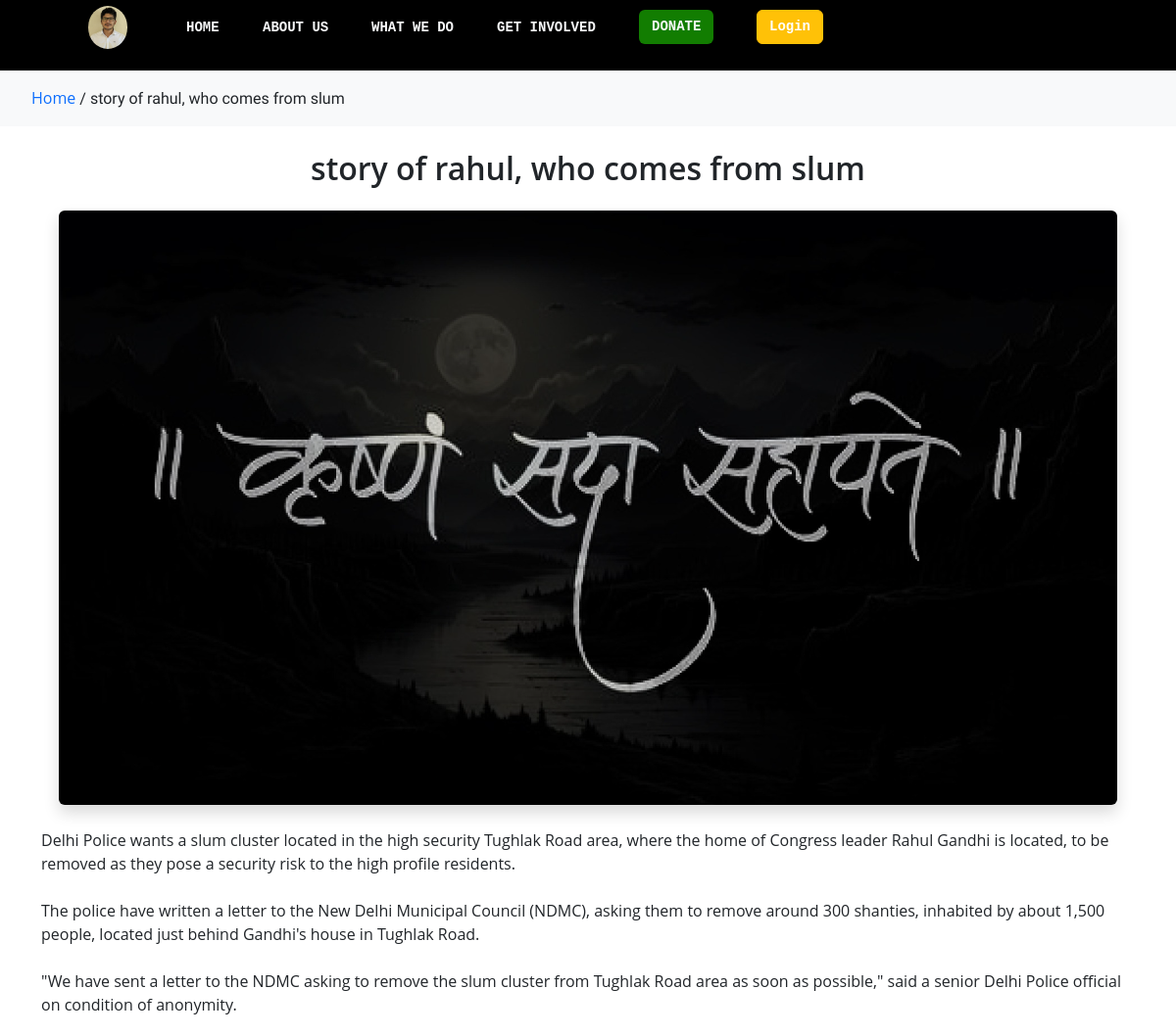
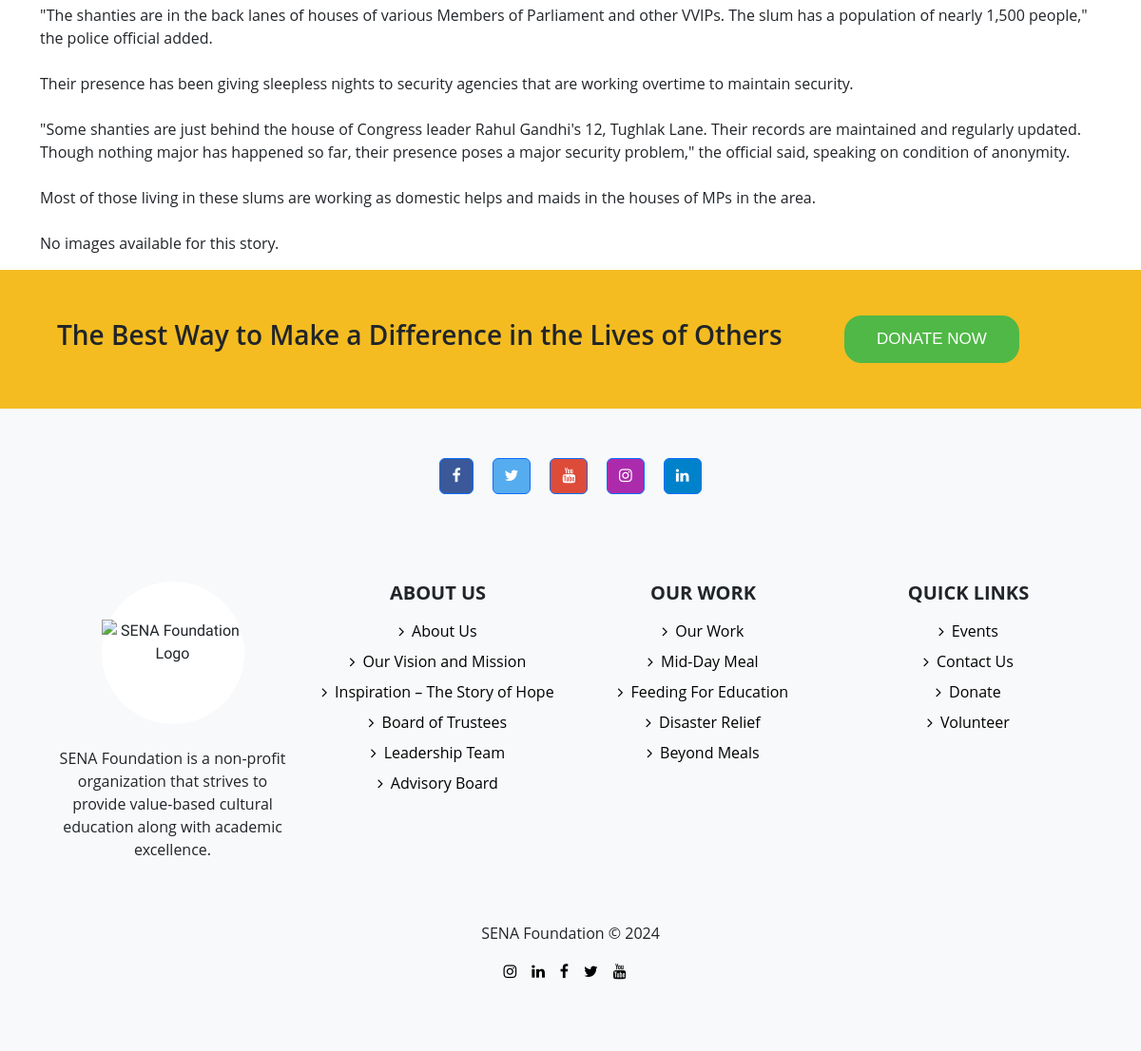
/impact-stories/story-of-rahul-who-comes-from-slum, run on the app's committed database (2 pictures, top to bottom).
### impact_stories/models.py (models this page shows, shortened)
class Stories(models.Model):
    initiative_id = models.AutoField(primary_key=True)
    title = models.CharField(max_length=45, blank=True)
    excert = models.CharField(max_length=200, blank=True)
    content = RichTextField(blank=True)
    url = models.CharField(max_length=100, unique=True)
    image1 = models.ImageField(upload_to='initiatives/', blank=True)
    caption_for_image = models.CharField(max_length=100, blank=True)
    date = models.DateTimeField(default=timezone.now)
    tags_for_seo_and_search_bar_in_website = models.TextField(
        help_text='Add tags for search and SEO purposes.'
    )
    youtube_video = models.URLField(blank=True, help_text="Add a YouTube video URL")
    STATUS_CHOICES = (
        ('draft', 'Draft'),
        ('published', 'Published'),
    )
    status = models.CharField(max_length=10, choices=STATUS_CHOICES, default='draft')
    @property
    def youtube_embed_link(self):
        if self.youtube_video:
            return self.youtube_video.replace("watch?v=", "embed/")
        return None

### impact_stories/views.py (the view)
# urls.py: path('impact-stories/<slug:url>', views.stories_detail, name='stories_detail'),  # Detail view for a specific initiative
def stories_detail(request, url):
    stories = get_object_or_404(Stories, url=url)
    drive_images = DriveImage.objects.all()
    return render(request, 'impact_stories/stories.html', {'stories': stories,'drive_images':drive_images,})

### templates/impact_stories/stories.html
{% extends 'base/base_other_pages.html' %}
{% block content %}
<div class="page-bar bg-light p-3">
    <div class="mx-3">
        <a href="/" class="text-decoration-none">Home</a> /
        <span class="text-decoration-none">{{ stories.title }}</span>
    </div>
</div>
<div class="container mt-4">
    <h2 class="text-center mb-4">{{ stories.title }}</h2>
    {% if stories.youtube_embed_link %}
        <h3 class="mt-4 text-center">Watch Video</h3>
        <div class="ratio ratio-16x9">
            <iframe src="{{ stories.youtube_embed_link }}" class="w-100" frameborder="0" allowfullscreen></iframe>
        </div>
    {% else %}
        <div class="image-container text-center mt-4">
            <img src="{{ stories.image1.url }}" alt="{{ stories.title }} Image" class="img-fluid rounded shadow" style="max-width: 100%; height: auto;" />
        </div>
    {% endif %}
    <p class="mt-4">{{ stories.content | safe }}</p>
    {% if stories.drive_images.all %}
        <h3 class="mt-5">Related Images</h3>
        <div class="row">
            {% for image in stories.drive_images.all %}
                <div class="col-md-4 mb-4">
                    <div class="card shadow-sm">
                        <div class="ratio ratio-16x9">
                            <iframe src="{{ image.embed_link }}" class="w-100" frameborder="0" allowfullscreen></iframe>
                        </div>
                        <div class="card-body">
                            <h5 class="card-title">{{ image.title }}</h5>
                        </div>
                    </div>
                </div>
            {% endfor %}
        </div>
    {% else %}
        <p class="mt-4">No images available for this story.</p>
    {% endif %}
</div>
{% endblock %}

### static/styles/headerstyle.css (style rules this page uses)
* { margin: 0; padding: 0; }

### static/styles/homestyle.css (style rules this page uses)
h1, h2, h3, h4 { font-weight: 600; }
p { font-weight: 400; }
body, h1, h2, h3, h4, h5, h6 { font-family: 'Open Sans', sans-serif; }
.page-bar { min-height: 2em; align-content: center; text-decoration: none; }

### templates/base/base_other_pages.html (style rules this page uses)
body { font-family: 'Ubuntu', sans-serif; }

### data on the page
Stories: title "story of rahul, who comes from slum", image1 (picture), content "Delhi Police wants a slum cluster located in the high security Tughlak Road area, where the home of Congress leader Rahul Gandhi is located, to be removed as they pose a security risk to the high profile residents. The police have written a letter to the New Delhi Municipal Council (NDMC), asking them to remove around 300 shanties, inhabited by about 1,500 people, located just behind Gandhi's house in Tughlak Road. \"We have sent a letter to the NDMC asking to remove the slum cluster from Tughlak Road area as soon as possible,\" said a senior Delhi Police official on condition of anonymity. \"The shanties are in the back lanes of houses of various Members of Parliament and other VVIPs. The…"
